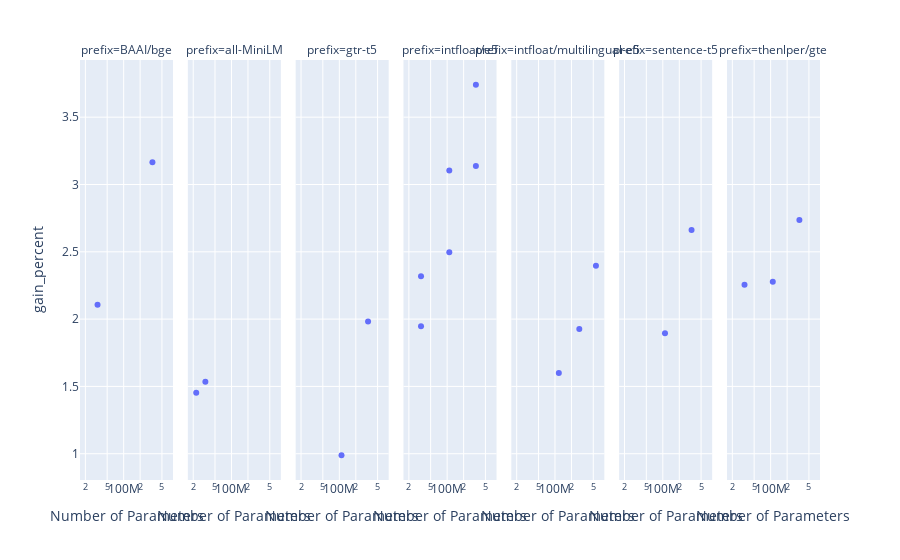

Source (notebook cell):
### Code cell
import plotly.express as px

px.scatter(
    merged_dataframe,
    x = "Number of Parameters",
    y = "gain_percent",
    facet_col="prefix",
    log_x = True,
    
)

### Figure 1 — Plotly figure (JSON) as saved in the notebook; plotly's stock layout.template omitted (floating-point values rounded to 4 significant figures)
{"data": [{"hovertemplate": "prefix=BAAI/bge<br>Number of Parameters=%{x}<br>gain_percent=%{y}<extra></extra>", "legendgroup": "", "marker": {"color": "#636efa", "symbol": "circle"}, "mode": "markers", "name": "", "orientation": "v", "showlegend": false, "type": "scatter", "x": [335141888, 33360000], "xaxis": "x", "y": [3.165, 2.106], "yaxis": "y"}, {"hovertemplate": "prefix=all-MiniLM<br>Number of Parameters=%{x}<br>gain_percent=%{y}<extra></extra>", "legendgroup": "", "marker": {"color": "#636efa", "symbol": "circle"}, "mode": "markers", "name": "", "orientation": "v", "showlegend": false, "type": "scatter", "x": [33360000, 22713216], "xaxis": "x2", "y": [1.536, 1.454], "yaxis": "y2"}, {"hovertemplate": "prefix=gtr-t5<br>Number of Parameters=%{x}<br>gain_percent=%{y}<extra></extra>", "legendgroup": "", "marker": {"color": "#636efa", "symbol": "circle"}, "mode": "markers", "name": "", "orientation": "v", "showlegend": false, "type": "scatter", "x": [109628544, 334939648], "xaxis": "x3", "y": [0.9887, 1.982], "yaxis": "y3"}, {"hovertemplate": "prefix=intfloat/e5<br>Number of Parameters=%{x}<br>gain_percent=%{y}<extra></extra>", "legendgroup": "", "marker": {"color": "#636efa", "symbol": "circle"}, "mode": "markers", "name": "", "orientation": "v", "showlegend": false, "type": "scatter", "x": [109482240, 109482240, 335141888, 335141888, 33360000, 33360000], "xaxis": "x4", "y": [2.496, 3.104, 3.138, 3.741, 1.947, 2.317], "yaxis": "y4"}, {"hovertemplate": "prefix=intfloat/multilingual-e5<br>Number of Parameters=%{x}<br>gain_percent=%{y}<extra></extra>", "legendgroup": "", "marker": {"color": "#636efa", "symbol": "circle"}, "mode": "markers", "name": "", "orientation": "v", "showlegend": false, "type": "scatter", "x": [278043648, 559890432, 117653760], "xaxis": "x5", "y": [1.927, 2.397, 1.6], "yaxis": "y5"}, {"hovertemplate": "prefix=sentence-t5<br>Number of Parameters=%{x}<br>gain_percent=%{y}<extra></extra>", "legendgroup": "", "marker": {"color": "#636efa", "symbol": "circle"}, "mode": "markers", "name": "", "orientation": "v", "showlegend": false, "type": "scatter", "x": [109628544, 334939648], "xaxis": "x6", "y": [1.895, 2.662], "yaxis": "y6"}, {"hovertemplate": "prefix=thenlper/gte<br>Number of Parameters=%{x}<br>gain_percent=%{y}<extra></extra>", "legendgroup": "", "marker": {"color": "#636efa", "symbol": "circle"}, "mode": "markers", "name": "", "orientation": "v", "showlegend": false, "type": "scatter", "x": [109482240, 335141888, 33360000], "xaxis": "x7", "y": [2.277, 2.736, 2.254], "yaxis": "y7"}], "layout": {"annotations": [{"font": {}, "showarrow": false, "text": "prefix=BAAI/bge", "x": 0.06286, "xanchor": "center", "xref": "paper", "y": 1, "yanchor": "bottom", "yref": "paper"}, {"font": {}, "showarrow": false, "text": "prefix=all-MiniLM", "x": 0.2086, "xanchor": "center", "xref": "paper", "y": 1, "yanchor": "bottom", "yref": "paper"}, {"font": {}, "showarrow": false, "text": "prefix=gtr-t5", "x": 0.3543, "xanchor": "center", "xref": "paper", "y": 1, "yanchor": "bottom", "yref": "paper"}, {"font": {}, "showarrow": false, "text": "prefix=intfloat/e5", "x": 0.5, "xanchor": "center", "xref": "paper", "y": 1, "yanchor": "bottom", "yref": "paper"}, {"font": {}, "showarrow": false, "text": "prefix=intfloat/multilingual-e5", "x": 0.6457, "xanchor": "center", "xref": "paper", "y": 1, "yanchor": "bottom", "yref": "paper"}, {"font": {}, "showarrow": false, "text": "prefix=sentence-t5", "x": 0.7914, "xanchor": "center", "xref": "paper", "y": 1, "yanchor": "bottom", "yref": "paper"}, {"font": {}, "showarrow": false, "text": "prefix=thenlper/gte", "x": 0.9371, "xanchor": "center", "xref": "paper", "y": 1, "yanchor": "bottom", "yref": "paper"}], "legend": {"tracegroupgap": 0}, "margin": {"t": 60}, "xaxis": {"anchor": "y", "domain": [0, 0.1257], "title": {"text": "Number of Parameters"}, "type": "log"}, "xaxis2": {"anchor": "y2", "domain": [0.1457, 0.2714], "matches": "x", "title": {"text": "Number of Parameters"}, "type": "log"}, "xaxis3": {"anchor": "y3", "domain": [0.2914, 0.4171], "matches": "x", "title": {"text": "Number of Parameters"}, "type": "log"}, "xaxis4": {"anchor": "y4", "domain": [0.4371, 0.5629], "matches": "x", "title": {"text": "Number of Parameters"}, "type": "log"}, "xaxis5": {"anchor": "y5", "domain": [0.5829, 0.7086], "matches": "x", "title": {"text": "Number of Parameters"}, "type": "log"}, "xaxis6": {"anchor": "y6", "domain": [0.7286, 0.8543], "matches": "x", "title": {"text": "Number of Parameters"}, "type": "log"}, "xaxis7": {"anchor": "y7", "domain": [0.8743, 1.0], "matches": "x", "title": {"text": "Number of Parameters"}, "type": "log"}, "yaxis": {"anchor": "x", "domain": [0, 1], "title": {"text": "gain_percent"}}, "yaxis2": {"anchor": "x2", "domain": [0, 1], "matches": "y", "showticklabels": false}, "yaxis3": {"anchor": "x3", "domain": [0, 1], "matches": "y", "showticklabels": false}, "yaxis4": {"anchor": "x4", "domain": [0, 1], "matches": "y", "showticklabels": false}, "yaxis5": {"anchor": "x5", "domain": [0, 1], "matches": "y", "showticklabels": false}, "yaxis6": {"anchor": "x6", "domain": [0, 1], "matches": "y", "showticklabels": false}, "yaxis7": {"anchor": "x7", "domain": [0, 1], "matches": "y", "showticklabels": false}}}
